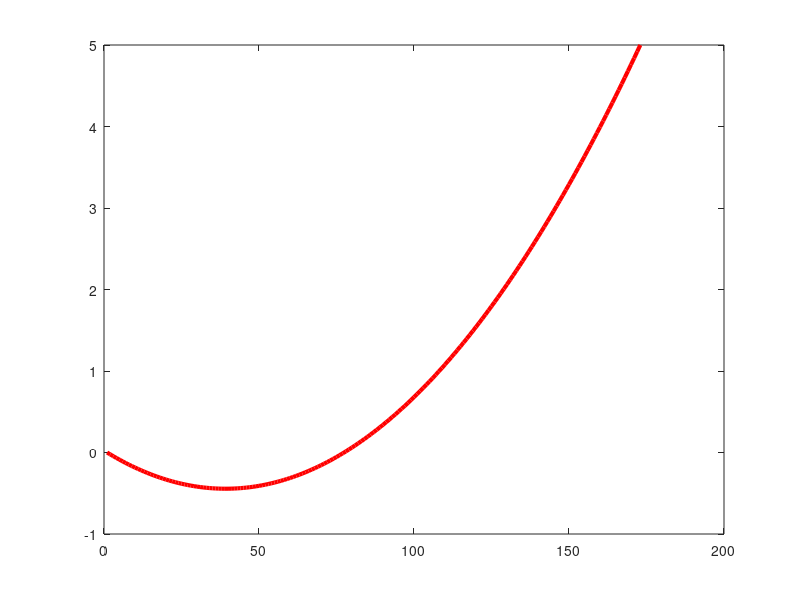

The MATLAB source for this figure:
%generate velocity given the total path length and the approximate time taken  

% known(s)
tf = 17.2; % secs 
v0 = 0;
vf = 5;
a0 = 0;
af = 0;
sf = 17.2; %mtrs

% matrix to be inverted 
%A = [1 0 0 0; 0 0 0 0];
%A = [1, 0,  0,    0 ;
     %0, 1 , 0 ,   0 ;
     %1,tf ,tf^2, tf^3;
     %0, 1 ,2*tf,3*(tf^2); 
     %tf,0.5(tf^2),(0.333)*(tf^3),(0.25)*(tf^4) ];

A = [ 1 0  0 0;  0 1 0  0 ; 1 tf tf*tf tf*tf*tf; 0 1 2*tf 3*tf*tf];



% invert matrix to get coefficients 
coeff = inv(A)*[0 v0 sf vf]';


dt = 0.1;
elapsed_time = 0.0;
vel_hist = [];
 
while (elapsed_time < tf) 
  v_new = coeff(2) + 2*coeff(3)*elapsed_time + 3*coeff(4)*(elapsed_time*elapsed_time);
  vel_hist = [vel_hist,v_new];
  elapsed_time = elapsed_time + dt;
end


plot(vel_hist,'r','LineWidth',3);


